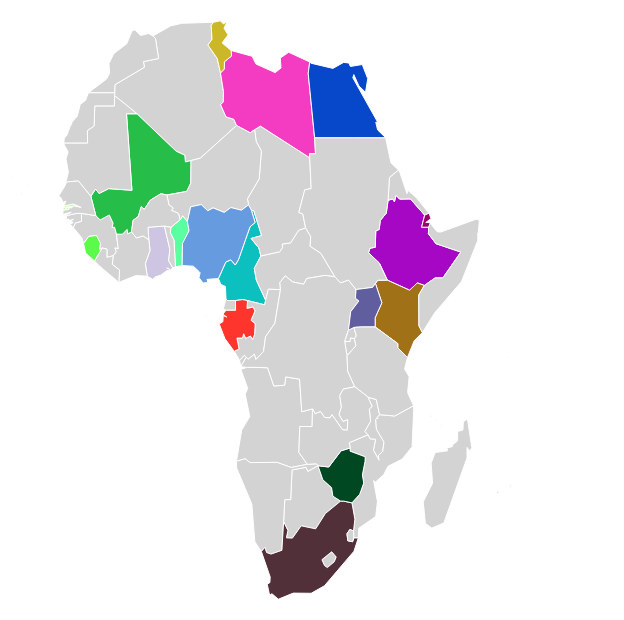

Notebook source saved alongside this figure:
### Markdown cell above
#### A quoi ressemble notre carte ?

On va maintenant, grâce à la librairie *Altair*, afficher notre carte de l'Afrique et colorier par la couleur qu'on a choisit précédemment les pays pour lesquels on a des données.

### Code cell
input_data_total = metadata_raw
continent_map = africa_map.copy()
input_data_total = metadata_raw[["accession", "country"]]


continent_map = africa_map.copy()

# création de notre objet
basemap = (
    alt.Chart(continent_map) #on va travailler sur notre GeoDataFrame d'Afrique
    .mark_geoshape(
        stroke='white', strokeWidth=0.5 #on affiche les délimitations des pays par des lignes blanches
    ).transform_lookup( #on va "merge" notre GeoDataFrame à notre dataset...
        lookup="name", #... par le nom du pays...
        from_=alt.LookupData(input_data_total, "country", ["accession"]) #... en récupérant juste l'info sur son accession number
    ).encode(
        color=alt.condition('datum.accession !== null', #on colorie notre carte si le pays à des séquences
                            alt.Color( 
            'country:N', legend=None                     
       ).scale(
            domain=fixed_domain_countries, range=fixed_range_countries # en utilisant les couleurs définies plus tôt
        ),
                            alt.value('lightgray')) # si le pays n'a pas de séquence, il apparaît en gris

    )
)

#on affiche notre carte
basemap.display()

### Figure 1 — Vega-Lite specification as saved in the notebook (floating-point values rounded to 4 significant figures; data arrays with more than 128 entries replaced by an {"elided": "..."} marker saying what was removed)
{"config": {"view": {"continuousWidth": 300, "continuousHeight": 300}}, "data": {"name": "data-924b03e69c90d8182465cc8c4c65af24"}, "mark": {"type": "geoshape", "stroke": "white", "strokeWidth": 0.5}, "encoding": {"color": {"condition": {"test": "datum.accession !== null", "field": "country", "legend": null, "scale": {"domain": ["South Africa", "Cameroon", "Nigeria", "Gambia", "Kenya", "Gabon", "Ethiopia", "Mali", "Uganda", "Libya", "Egypt", "Ghana", "Tunisia", "Benin", "Zimbabwe", "Sierra Leone", "Djibouti"], "range": ["#523039", "#0bc0be", "#669bdf", "#c1fe9a", "#a07117", "#fe352c", "#a607c5", "#26bd48", "#615e9f", "#f43cc2", "#0747ca", "#cec5e3", "#ccb728", "#5cfea2", "#004822", "#5cfa4a", "#950866"]}, "type": "nominal"}, "value": "lightgray"}}, "transform": [{"lookup": "name", "from": {"data": {"name": "data-bafd24d9d627b128d9c0f69c5398ff8e"}, "key": "country", "fields": ["accession"]}}], "$schema": "https://vega.github.io/schema/vega-lite/v5.17.0.json", "datasets": {"data-924b03e69c90d8182465cc8c4c65af24": [{"id": "DZ", "name": "Algeria", "country": "Algeria", "continent": "Africa", "type": "Feature", "geometry": {"type": "MultiPolygon", "coordinates": [[[[2.96, 36.8], [8.62, 36.94], [8.18, 36.52], [8.25, 34.64], [7.49, 33.89], [9.06, 32.1], [9.54, 30.23], [9.95, 27.82], [9.87, 26.51], [9.4, 26.15], [10.25, 24.61], [11.56, 24.3], [11.99, 23.52], [5.81, 19.45], [4.25, 19.15], [3.33, 18.98], [3.23, 19.82], [1.8, 20.31], [-4.81, 25.0], [-6.66, 26.13], [-8.67, 27.29], [-8.67, 27.67], [-8.67, 28.71], [-3.63, 30.97], [-3.82, 31.7], [-1.18, 32.11], [-1.75, 34.75], [-2.21, 35.09], [0.95, 36.45], [2.96, 36.8]]]]}}, {"id": "AO", "name": "Angola", "country": "Angola", "continent": "Africa", "type": "Feature", "geometry": {"type": "MultiPolygon", "coordinates": [[[[14.0, -5.85], [16.58, -5.9], [17.62, -8.1], [19.37, -8.0], [19.54, -7.0], [21.78, -7.28], [22.25, -11.21], [23.99, -10.87], [24.02, -13.01], [22.0, -13.0], [22.0, -16.17], [23.48, -17.63], [23.28, -17.66], [20.85, -18.02], [18.45, -17.39], [13.99, -17.42], [13.16, -16.95], [11.75, -17.25], [12.51, -13.43], [13.79, -11.79], [12.98, -9.09], [13.39, -8.39], [12.24, -6.1], [13.18, -5.86], [14.0, -5.85]]], [[[13.09, -4.66], [12.21, -5.77], [12.03, -5.01], [12.78, -4.39], [13.09, -4.63], [13.09, -4.66]]]]}}, {"id": "BW", "name": "Botswana", "country": "Botswana", "continent": "Africa", "type": "Feature", "geometry": {"type": "MultiPolygon", "coordinates": [[[[26.96, -23.75], [25.51, -25.68], [23.01, -25.3], [21.67, -26.86], [20.64, -26.83], [20.81, -25.88], [20.0, -24.77], [20.0, -22.01], [20.99, -22.0], [20.99, -18.32], [23.3, -18.0], [23.62, -18.49], [25.26, -17.8], [26.17, -19.53], [27.71, -20.51], [28.02, -21.57], [29.37, -22.19], [26.96, -23.75]]]]}}, {"id": "IO", "name": "British Indian Ocean Territory", "country": "British Indian Ocean Territory", "continent": "Africa", "type": "Feature", "geometry": {"type": "MultiPolygon", "coordinates": [[[[72.49, -7.38], [72.36, -7.27], [72.45, -7.23], [72.49, -7.38]]]]}}, {"id": "BI", "name": "Burundi", "country": "Burundi", "continent": "Africa", "type": "Feature", "geometry": {"type": "MultiPolygon", "coordinates": [[[[29.23, -3.75], [29.02, -2.74], [29.85, -2.76], [29.95, -2.31], [30.57, -2.4], [30.83, -3.26], [29.42, -4.45], [29.23, -3.75]]]]}}, {"id": "CM", "name": "Cameroon", "country": "Cameroon", "continent": "Africa", "type": "Feature", "geometry": {"type": "MultiPolygon", "coordinates": [[[[14.58, 12.74], [15.68, 9.99], [13.96, 9.64], [15.2, 8.49], [15.5, 7.53], [14.42, 6.04], [14.73, 4.62], [16.21, 2.22], [16.07, 1.65], [13.29, 2.16], [12.52, 2.28], [11.34, 2.17], [10.03, 2.17], [9.81, 2.34], [9.72, 3.87], [8.98, 4.1], [8.59, 4.81], [9.8, 6.8], [10.62, 7.07], [11.34, 6.44], [11.86, 7.08], [13.81, 11.06], [14.65, 11.58], [14.07, 13.08], [14.5, 13.0], [14.58, 12.74]]]]}}, {"id": "CV", "name": "Cape Verde", "country": "Cape Verde", "continent": "Africa", "type": "Feature", "geometry": {"type": "MultiPolygon", "coordinates": [[[[-24.37, 14.81], [-24.53, 14.92], [-24.38, 15.05], [-24.37, 14.81]]], [[[-23.45, 14.98], [-23.68, 14.94], [-23.77, 15.25], [-23.45, 14.98]]], [[[-22.71, 16.04], [-22.96, 16.09], [-22.8, 16.24], [-22.71, 16.04]]], [[[-24.03, 16.59], [-24.32, 16.48], [-24.43, 16.64], [-24.03, 16.59]]], [[[-25.28, 16.91], [-25.33, 17.1], [-24.97, 17.11], [-25.28, 16.91]]]]}}, {"id": "CF", "name": "Central African Republic", "country": "Central African Republic", "continent": "Africa", "type": "Feature", "geometry": {"type": "MultiPolygon", "coordinates": [[[[19.06, 8.58], [18.99, 8.96], [20.37, 9.11], [21.72, 10.64], [22.87, 10.92], [23.67, 9.87], [23.52, 8.71], [25.25, 7.85], [27.46, 5.02], [25.89, 5.19], [22.9, 4.82], [22.38, 4.13], [20.59, 4.41], [19.42, 5.13], [18.54, 4.34], [18.62, 3.48], [16.66, 3.53], [16.21, 2.22], [14.73, 4.62], [14.42, 6.04], [15.5, 7.53], [18.59, 8.04], [19.06, 8.58]]]]}}, {"id": "TD", "name": "Chad", "country": "Chad", "continent": "Africa", "type": "Feature", "geometry": {"type": "MultiPolygon", "coordinates": [[[[14.5, 13.0], [14.07, 13.08], [13.63, 13.72], [13.47, 14.46], [15.49, 16.91], [16.0, 20.35], [15.2, 21.5], [15.0, 23.0], [16.0, 23.45], [24.0, 19.5], [24.0, 15.7], [22.94, 15.56], [21.83, 12.8], [22.47, 12.62], [22.87, 10.92], [21.72, 10.64], [20.37, 9.11], [18.99, 8.96], [19.06, 8.58], [18.59, 8.04], [15.5, 7.53], [15.2, 8.49], [13.96, 9.64], [15.68, 9.99], [14.58, 12.74], [14.5, 13.0]]]]}}, {"id": "KM", "name": "Comoros", "country": "Comoros", "continent": "Africa", "type": "Feature", "geometry": {"type": "MultiPolygon", "coordinates": [[[[44.49, -12.09], [44.51, -12.38], [44.21, -12.16], [44.49, -12.09]]], [[[43.46, -11.94], [43.22, -11.76], [43.28, -11.38], [43.46, -11.94]]]]}}, {"id": "YT", "name": "Mayotte", "country": "Mayotte", "continent": "Africa", "type": "Feature", "geometry": {"type": "MultiPolygon", "coordinates": [[[[45.2, -12.85], [45.1, -12.99], [45.08, -12.66], [45.2, -12.85]]]]}}, {"id": "CG", "name": "Congo", "country": "Congo", "continent": "Africa", "type": "Feature", "geometry": {"type": "MultiPolygon", "coordinates": [[[[12.78, -4.39], [12.03, -5.01], [11.14, -3.93], [11.93, -3.64], [11.57, -2.33], [12.48, -2.33], [12.65, -1.82], [13.0, -2.37], [13.76, -2.09], [14.11, -2.49], [14.43, -1.89], [14.52, -0.61], [13.85, -0.2], [14.49, 0.91], [14.19, 1.39], [13.19, 1.22], [13.29, 2.16], [16.07, 1.65], [16.21, 2.22], [16.66, 3.53], [18.62, 3.48], [17.71, -0.54], [16.2, -2.18], [15.89, -3.94], [14.66, -4.91], [14.4, -4.28], [13.41, -4.88], [13.09, -4.63], [12.78, -4.39]]]]}}, {"id": "CD", "name": "The Democratic Republic of Congo", "country": "The Democratic Republic of Congo", "continent": "Africa", "type": "Feature", "geometry": {"type": "MultiPolygon", "coordinates": [[[[25.89, 5.19], [27.46, 5.02], [28.36, 4.29], [29.64, 4.64], [30.86, 3.49], [30.73, 2.45], [31.3, 2.12], [29.96, 0.83], [29.6, -1.39], [29.02, -2.74], [29.23, -3.75], [29.42, -4.45], [29.55, -6.3], [30.77, -8.19], [28.9, -8.48], [28.37, -9.26], [28.7, -10.65], [28.36, -11.55], [29.03, -12.38], [29.81, -12.16], [29.8, -13.45], [29.02, -13.4], [27.2, -11.57], [26.87, -11.97], [26.0, -11.9], [25.33, -11.19], [24.45, -11.46], [23.99, -10.87], [22.25, -11.21], [21.78, -7.28], [19.54, -7.0], [19.37, -8.0], [17.62, -8.1], [16.58, -5.9], [14.0, -5.85], [13.18, -5.86], [12.21, -5.77], [13.09, -4.66], [13.09, -4.63], [13.41, -4.88], [14.4, -4.28], [14.66, -4.91], [15.89, -3.94], [16.2, -2.18], [17.71, -0.54], [18.62, 3.48], [18.54, 4.34], [19.42, 5.13], [20.59, 4.41], [22.38, 4.13], [22.9, 4.82], [25.89, 5.19]]]]}}, {"id": "BJ", "name": "Benin", "country": "Benin", "continent": "Africa", "type": "Feature", "geometry": {"type": "MultiPolygon", "coordinates": [[[[2.48, 6.34], [1.64, 6.22], [1.4, 9.43], [0.78, 10.38], [0.92, 11.0], [2.4, 11.9], [2.84, 12.4], [3.6, 11.69], [3.86, 10.58], [2.79, 9.04], [2.72, 6.37], [2.48, 6.34]]]]}}, {"id": "GQ", "name": "Equatorial Guinea", "country": "Equatorial Guinea", "continent": "Africa", "type": "Feature", "geometry": {"type": "MultiPolygon", "coordinates": [[[[10.03, 2.17], [11.34, 2.17], [11.35, 1.0], [9.8, 1.0], [9.36, 1.17], [9.81, 2.34], [10.03, 2.17]]]]}}, {"id": "ET", "name": "Ethiopia", "country": "Ethiopia", "continent": "Africa", "type": "Feature", "geometry": {"type": "MultiPolygon", "coordinates": [[[[36.54, 14.26], [37.29, 14.45], [37.57, 14.1], [37.91, 14.88], [38.45, 14.42], [40.23, 14.44], [42.4, 12.47], [41.79, 11.01], [42.94, 11.0], [42.85, 10.22], [44.01, 9.01], [47.99, 8.0], [44.95, 4.9], [43.69, 4.89], [41.91, 3.98], [40.78, 4.29], [39.52, 3.41], [35.94, 4.62], [34.7, 6.68], [32.99, 7.92], [33.25, 8.46], [34.12, 8.58], [34.29, 10.55], [34.86, 10.73], [35.1, 11.83], [36.14, 12.71], [36.54, 14.26]]]]}}, {"id": "ER", "name": "Eritrea", "country": "Eritrea", "continent": "Africa", "type": "Feature", "geometry": {"type": "MultiPolygon", "coordinates": [[[[38.8, 17.65], [39.72, 15.08], [39.88, 15.49], [41.17, 14.63], [43.12, 12.71], [42.4, 12.47], [40.23, 14.44], [38.45, 14.42], [37.91, 14.88], [37.57, 14.1], [37.29, 14.45], [36.54, 14.26], [37.0, 17.07], [38.6, 17.99], [38.8, 17.65]]]]}}, {"id": "DJ", "name": "Djibouti", "country": "Djibouti", "continent": "Africa", "type": "Feature", "geometry": {"type": "MultiPolygon", "coordinates": [[[[42.87, 11.59], [43.25, 11.47], [42.94, 11.0], [41.79, 11.01], [42.4, 12.47], [43.12, 12.71], [43.41, 12.06], [42.51, 11.57], [42.87, 11.59]]]]}}, {"id": "GA", "name": "Gabon", "country": "Gabon", "continent": "Africa", "type": "Feature", "geometry": {"type": "MultiPolygon", "coordinates": [[[[12.52, 2.28], [13.29, 2.16], [13.19, 1.22], [14.19, 1.39], [14.49, 0.91], [13.85, -0.2], [14.52, -0.61], [14.43, -1.89], [14.11, -2.49], [13.76, -2.09], [13.0, -2.37], [12.65, -1.82], [12.48, -2.33], [11.57, -2.33], [11.93, -3.64], [11.14, -3.93], [9.62, -2.38], [8.71, -0.64], [9.3, -0.37], [9.35, 0.36], [9.92, 0.19], [9.3, 0.53], [9.8, 1.0], [11.35, 1.0], [11.34, 2.17], [12.52, 2.28]]]]}}, {"id": "GM", "name": "Gambia", "country": "Gambia", "continent": "Africa", "type": "Feature", "geometry": {"type": "MultiPolygon", "coordinates": [[[[-16.73, 13.45], [-16.2, 13.25], [-16.16, 13.43], [-15.3, 13.49], [-16.14, 13.45], [-16.39, 13.33], [-16.57, 13.59], [-15.07, 13.83], [-13.8, 13.41], [-15.11, 13.6], [-15.29, 13.37], [-15.8, 13.35], [-15.81, 13.16], [-16.75, 13.06], [-16.73, 13.45]]]]}}, {"id": "GH", "name": "Ghana", "country": "Ghana", "continent": "Africa", "type": "Feature", "geometry": {"type": "MultiPolygon", "coordinates": [[[[0.64, 5.85], [0.66, 5.75], [0.26, 5.76], [-0.8, 5.21], [-1.61, 5.02], [-2.06, 4.73], [-2.93, 5.1], [-3.25, 6.61], [-2.49, 8.2], [-2.69, 9.48], [-2.83, 11.0], [-0.15, 11.14], [0.73, 8.32], [0.53, 6.95], [1.2, 6.1], [0.69, 5.75], [0.63, 5.95], [0.51, 6.06], [0.41, 6.08], [0.37, 6.04], [0.26, 6.1], [0.21, 6.09], [0.36, 6.02], [0.42, 6.07], [0.49, 6.04], [0.61, 5.95], [0.64, 5.85]]]]}}, {"id": "GN", "name": "Guinea", "country": "Guinea", "continent": "Africa", "type": "Feature", "geometry": {"type": "MultiPolygon", "coordinates": [[[[-13.6, 9.73], [-15.02, 10.96], [-14.69, 11.51], [-13.71, 11.72], [-13.71, 12.68], [-11.37, 12.41], [-10.65, 11.89], [-9.16, 12.49], [-8.53, 11.49], [-8.68, 10.97], [-8.29, 11.01], [-7.97, 10.17], [-7.65, 8.38], [-8.2, 8.5], [-7.95, 8.02], [-8.47, 7.56], [-9.49, 7.36], [-9.48, 8.35], [-10.27, 8.49], [-10.7, 8.3], [-10.57, 9.06], [-11.21, 10.0], [-12.46, 9.89], [-13.3, 9.03], [-13.6, 9.73]]]]}}, {"id": "CI", "name": "Ivory Coast", "country": "Ivory Coast", "continent": "Africa", "type": "Feature", "geometry": {"type": "MultiPolygon", "coordinates": [[[[-4.79, 5.17], [-7.53, 4.35], [-7.42, 5.84], [-8.61, 6.51], [-8.47, 7.56], [-7.95, 8.02], [-8.2, 8.5], [-7.65, 8.38], [-7.97, 10.17], [-6.99, 10.15], [-6.24, 10.74], [-6.11, 10.2], [-5.52, 10.44], [-4.7, 9.7], [-3.63, 9.95], [-2.69, 9.48], [-2.49, 8.2], [-3.25, 6.61], [-2.93, 5.1], [-4.79, 5.17]]]]}}, {"id": "KE", "name": "Kenya", "country": "Kenya", "continent": "Africa", "type": "Feature", "geometry": {"type": "MultiPolygon", "coordinates": [[[[35.94, 4.62], [39.52, 3.41], [40.78, 4.29], [41.91, 3.98], [40.99, 2.83], [41.0, -0.87], [41.56, -1.67], [40.24, -2.66], [39.2, -4.67], [37.61, -3.5], [37.6, -3.0], [33.92, -1.0], [33.91, 0.1], [35.01, 1.9], [34.0, 4.22], [34.39, 4.61], [35.94, 4.62]]]]}}, {"id": "LS", "name": "Lesotho", "country": "Lesotho", "continent": "Africa", "type": "Feature", "geometry": {"type": "MultiPolygon", "coordinates": [[[[27.56, -30.4], [27.01, -29.63], [28.57, -28.61], [29.43, -29.28], [29.17, -29.91], [28.08, -30.65], [27.56, -30.4]]]]}}, {"id": "LR", "name": "Liberia", "country": "Liberia", "continent": "Africa", "type": "Feature", "geometry": {"type": "MultiPolygon", "coordinates": [[[[-10.81, 6.4], [-11.49, 6.93], [-10.27, 8.49], [-9.48, 8.35], [-9.49, 7.36], [-8.47, 7.56], [-8.61, 6.51], [-7.42, 5.84], [-7.53, 4.35], [-10.81, 6.4]]]]}}, {"id": "LY", "name": "Libya", "country": "Libya", "continent": "Africa", "type": "Feature", "geometry": {"type": "MultiPolygon", "coordinates": [[[[9.95, 27.82], [9.54, 30.23], [10.21, 30.73], [10.29, 31.69], [11.57, 32.44], [11.53, 33.17], [15.17, 32.4], [15.76, 31.39], [19.0, 30.27], [20.06, 30.86], [20.08, 32.18], [21.62, 32.93], [25.15, 31.65], [24.71, 30.17], [25.0, 22.0], [25.0, 20.0], [24.0, 20.0], [24.0, 19.5], [16.0, 23.45], [15.0, 23.0], [14.23, 22.61], [11.99, 23.52], [11.56, 24.3], [10.25, 24.61], [9.4, 26.15], [9.87, 26.51], [9.95, 27.82]]]]}}, {"id": "MG", "name": "Madagascar", "country": "Madagascar", "continent": "Africa", "type": "Feature", "geometry": {"type": "MultiPolygon", "coordinates": [[[[49.36, -12.09], [50.43, -15.58], [50.17, -15.98], [49.63, -15.56], [49.79, -16.83], [47.13, -24.93], [45.21, -25.59], [44.02, -24.99], [43.24, -22.28], [44.48, -19.97], [43.94, -17.48], [44.46, -16.18], [46.48, -15.97], [46.34, -15.62], [47.22, -15.45], [47.45, -14.67], [47.43, -15.11], [48.0, -14.77], [47.91, -13.6], [48.74, -13.43], [48.73, -12.43], [49.36, -12.09]]]]}}, {"id": "MW", "name": "Malawi", "country": "Malawi", "continent": "Africa", "type": "Feature", "geometry": {"type": "MultiPolygon", "coordinates": [[[[34.73, -12.1], [34.7, -12.08], [34.72, -12.03], [34.75, -12.04], [34.73, -12.1]]], [[[34.62, -12.04], [34.6, -12.01], [34.63, -12.01], [34.62, -12.04]]], [[[33.13, -9.49], [34.33, -9.73], [34.97, -11.57], [34.38, -12.16], [34.57, -13.34], [35.92, -14.89], [35.81, -16.02], [35.14, -16.55], [35.29, -17.13], [34.26, -15.9], [34.52, -14.57], [33.63, -14.54], [33.22, -14.01], [32.68, -13.61], [33.55, -12.36], [33.25, -10.89], [33.7, -10.56], [32.94, -9.41], [33.13, -9.49]]]]}}, {"id": "ML", "name": "Mali", "country": "Mali", "continent": "Africa", "type": "Feature", "geometry": {"type": "MultiPolygon", "coordinates": [[[[-8.53, 11.49], [-9.16, 12.49], [-10.65, 11.89], [-11.37, 12.41], [-12.24, 14.76], [-11.49, 15.65], [-10.9, 15.11], [-9.34, 15.7], [-5.5, 15.5], [-6.58, 25.0], [-4.81, 25.0], [1.8, 20.31], [3.23, 19.82], [3.33, 18.98], [4.25, 19.15], [4.25, 18.65], [4.2, 16.39], [3.52, 15.36], [0.24, 14.92], [-0.73, 15.08], [-2.47, 14.29], [-3.44, 13.17], [-3.96, 13.5], [-4.42, 12.3], [-5.27, 11.84], [-5.52, 10.44], [-6.11, 10.2], [-6.24, 10.74], [-6.99, 10.15], [-7.97, 10.17], [-8.29, 11.01], [-8.68, 10.97], [-8.53, 11.49]]]]}}, {"id": "MR", "name": "Mauritania", "country": "Mauritania", "continent": "Africa", "type": "Feature", "geometry": {"type": "MultiPolygon", "coordinates": [[[[-6.66, 26.13], [-4.81, 25.0], [-6.58, 25.0], [-5.5, 15.5], [-9.34, 15.7], [-10.9, 15.11], [-11.49, 15.65], [-12.24, 14.76], [-14.35, 16.64], [-16.28, 16.52], [-16.53, 16.06], [-16.04, 17.73], [-16.51, 19.35], [-16.2, 20.22], [-16.92, 21.16], [-17.05, 20.76], [-16.95, 21.34], [-15.74, 21.34], [-13.0, 21.34], [-13.11, 22.89], [-12.0, 23.45], [-12.0, 26.0], [-8.67, 26.0], [-8.67, 27.29], [-6.66, 26.13]]]]}}, {"id": "MU", "name": "Mauritius", "country": "Mauritius", "continent": "Africa", "type": "Feature", "geometry": {"type": "MultiPolygon", "coordinates": [[[[57.57, -20.51], [57.3, -20.45], [57.62, -19.99], [57.57, -20.51]]]]}}, {"id": "MA", "name": "Morocco", "country": "Morocco", "continent": "Africa", "type": "Feature", "geometry": {"type": "MultiPolygon", "coordinates": [[[[-9.05, 32.73], [-6.81, 34.05], [-5.92, 35.79], [-5.4, 35.92], [-4.42, 35.15], [-2.99, 35.42], [-2.21, 35.09], [-1.75, 34.75], [-1.18, 32.11], [-3.82, 31.7], [-3.63, 30.97], [-8.67, 28.71], [-8.67, 27.67], [-13.17, 27.67], [-10.14, 29.43], [-9.64, 30.17], [-9.81, 31.45], [-9.05, 32.73]]]]}}, {"id": "MZ", "name": "Mozambique", "country": "Mozambique", "continent": "Africa", "type": "Feature", "geometry": {"type": "MultiPolygon", "coordinates": [[[[40.5, -11.03], [40.59, -15.48], [39.09, -16.99], [36.84, -17.88], [36.25, -18.89], [34.9, -19.86], [34.62, -19.62], [35.55, -22.23], [35.5, -24.11], [32.81, -25.61], [32.89, -26.85], [32.13, -26.84], [31.97, -25.96], [32.02, -24.46], [31.3, -22.41], [32.49, -21.34], [33.02, -19.94], [32.7, -18.94], [32.99, -17.27], [32.98, -16.71], [30.42, -16.01], [30.42, -15.63], [30.21, -14.98], [33.22, -14.01], [33.63, -14.54], [34.52, -14.57], [34.26, -15.9], [35.29, -17.13], [35.14, -16.55], [35.81, -16.02], [35.92, -14.89], [34.57, -13.34], [34.38, -12.16], [34.97, -11.57], [37.46, -11.73], [40.44, -10.48], [40.5, -11.03]], [[34.6, -12.01], [34.62, -12.04], [34.63, -12.01], [34.6, -12.01]], [[34.72, -12.03], [34.7, -12.08], [34.73, -12.1], [34.75, -12.04], [34.72, -12.03]]]]}}, {"id": "NA", "name": "Namibia", "country": "Namibia", "continent": "Africa", "type": "Feature", "geometry": {"type": "MultiPolygon", "coordinates": [[[[23.28, -17.66], [23.48, -17.63], [24.97, -17.56], [25.26, -17.8], [23.62, -18.49], [23.3, -18.0], [20.99, -18.32], [20.99, -22.0], [20.0, -22.01], [20.0, -24.77], [20.0, -28.42], [18.18, -28.91], [17.4, -28.71], [17.06, -28.03], [16.49, -28.58], [15.29, -27.32], [14.51, -22.55], [11.8, -18.08], [11.75, -17.25], [13.16, -16.95], [13.99, -17.42], [18.45, -17.39], [20.85, -18.02], [23.28, -17.66]]]]}}, {"id": "NE", "name": "Niger", "country": "Niger", "continent": "Africa", "type": "Feature", "geometry": {"type": "MultiPolygon", "coordinates": [[[[4.25, 18.65], [4.25, 19.15], [5.81, 19.45], [11.99, 23.52], [14.23, 22.61], [15.0, 23.0], [15.2, 21.5], [16.0, 20.35], [15.49, 16.91], [13.47, 14.46], [13.63, 13.72], [12.46, 13.07], [10.72, 13.39], [9.63, 12.8], [7.82, 13.35], [6.93, 13.0], [5.87, 13.75], [4.14, 13.48], [3.6, 11.69], [2.84, 12.4], [2.4, 11.9], [2.14, 12.69], [0.99, 13.05], [1.29, 13.35], [0.6, 13.7], [0.24, 14.92], [3.52, 15.36], [4.2, 16.39], [4.25, 18.65]]]]}}, {"id": "NG", "name": "Nigeria", "country": "Nigeria", "continent": "Africa", "type": "Feature", "geometry": {"type": "MultiPolygon", "coordinates": [[[[5.87, 13.75], [6.93, 13.0], [7.82, 13.35], [9.63, 12.8], [10.72, 13.39], [12.46, 13.07], [13.63, 13.72], [14.07, 13.08], [14.65, 11.58], [13.81, 11.06], [11.86, 7.08], [11.34, 6.44], [10.62, 7.07], [9.8, 6.8], [8.59, 4.81], [6.96, 4.73], [7.01, 4.37], [6.77, 4.77], [6.85, 4.35], [6.1, 4.27], [5.45, 4.92], [5.64, 5.54], [5.26, 5.44], [5.5, 5.62], [4.53, 6.3], [2.72, 6.37], [2.79, 9.04], [3.86, 10.58], [3.6, 11.69], [4.14, 13.48], [5.87, 13.75]]]]}}, {"id": "GW", "name": "Guinea-Bissau", "country": "Guinea-Bissau", "continent": "Africa", "type": "Feature", "geometry": {"type": "MultiPolygon", "coordinates": [[[[-14.52, 12.68], [-13.71, 12.68], [-13.71, 11.72], [-14.69, 11.51], [-15.02, 10.96], [-15.51, 11.34], [-15.03, 11.59], [-15.56, 11.72], [-15.0, 11.97], [-15.96, 11.73], [-15.7, 12.0], [-16.25, 11.93], [-16.11, 12.33], [-16.72, 12.32], [-14.52, 12.68]]]]}}, {"id": "RE", "name": "Reunion", "country": "Reunion", "continent": "Africa", "type": "Feature", "geometry": {"type": "MultiPolygon", "coordinates": [[[[55.71, -21.0], [55.67, -21.37], [55.22, -21.03], [55.71, -21.0]]]]}}, {"id": "RW", "name": "Rwanda", "country": "Rwanda", "continent": "Africa", "type": "Feature", "geometry": {"type": "MultiPolygon", "coordinates": [[[[29.95, -2.31], [29.85, -2.76], [29.02, -2.74], [29.6, -1.39], [30.48, -1.06], [30.89, -2.08], [30.57, -2.4], [29.95, -2.31]]]]}}, {"id": "SH", "name": "Saint Helena", "country": "Saint Helena", "continent": "Africa", "type": "Feature", "geometry": {"type": "MultiPolygon", "coordinates": [[[[-5.66, -15.99], [-5.79, -15.99], [-5.7, -15.9], [-5.66, -15.99]]]]}}, {"id": "ST", "name": "Sao Tome and Principe", "country": "Sao Tome and Principe", "continent": "Africa", "type": "Feature", "geometry": {"type": "MultiPolygon", "coordinates": [[[[6.52, 0.02], [6.47, 0.26], [6.69, 0.4], [6.52, 0.02]]], [[[7.42, 1.56], [7.33, 1.61], [7.41, 1.7], [7.42, 1.56]]]]}}, {"id": "SN", "name": "Senegal", "country": "Senegal", "continent": "Africa", "type": "Feature", "geometry": {"type": "MultiPolygon", "coordinates": [[[[-17.15, 14.61], [-17.54, 14.76], [-16.53, 16.06], [-16.28, 16.52], [-14.35, 16.64], [-12.24, 14.76], [-11.37, 12.41], [-13.71, 12.68], [-14.52, 12.68], [-16.72, 12.32], [-15.39, 12.83], [-16.76, 12.56], [-16.75, 13.06], [-15.81, 13.16], [-15.8, 13.35], [-15.29, 13.37], [-15.11, 13.6], [-13.8, 13.41], [-15.07, 13.83], [-16.57, 13.59], [-16.36, 14.17], [-16.78, 14.01], [-17.15, 14.61]]]]}}, {"id": "SC", "name": "Seychelles", "country": "Seychelles", "continent": "Africa", "type": "Feature", "geometry": {"type": "MultiPolygon", "coordinates": [[[[55.54, -4.76], [55.38, -4.63], [55.46, -4.55], [55.54, -4.76]]]]}}, {"id": "SL", "name": "Sierra Leone", "country": "Sierra Leone", "continent": "Africa", "type": "Feature", "geometry": {"type": "MultiPolygon", "coordinates": [[[[-11.21, 10.0], [-10.57, 9.06], [-10.7, 8.3], [-10.27, 8.49], [-11.49, 6.93], [-12.96, 7.9], [-13.3, 9.03], [-12.46, 9.89], [-11.21, 10.0]]]]}}, {"id": "SO", "name": "Somalia", "country": "Somalia", "continent": "Africa", "type": "Feature", "geometry": {"type": "MultiPolygon", "coordinates": [[[[42.94, 11.0], [43.25, 11.47], [44.28, 10.45], [44.9, 10.42], [50.77, 11.98], [51.28, 11.84], [51.01, 10.44], [51.41, 10.45], [50.9, 10.32], [50.84, 9.43], [47.95, 4.46], [43.49, 0.65], [41.56, -1.67], [41.0, -0.87], [40.99, 2.83], [41.91, 3.98], [43.69, 4.89], [44.95, 4.9], [47.99, 8.0], [44.01, 9.01], [42.85, 10.22], [42.94, 11.0]]]]}}, {"id": "ZA", "name": "South Africa", "country": "South Africa", "continent": "Africa", "type": "Feature", "geometry": {"type": "MultiPolygon", "coordinates": [[[[29.89, -22.19], [31.3, -22.41], [32.02, -24.46], [31.97, -25.96], [31.33, -25.75], [30.9, -26.31], [31.16, -27.2], [31.99, -27.32], [32.13, -26.84], [32.89, -26.85], [32.39, -28.54], [27.9, -33.04], [25.7, -34.03], [22.54, -34.01], [20.0, -34.82], [18.79, -34.09], [18.4, -34.3], [17.85, -32.83], [18.29, -32.62], [18.28, -31.89], [16.49, -28.58], [17.06, -28.03], [17.4, -28.71], [18.18, -28.91], [20.0, -28.42], [20.0, -24.77], [20.81, -25.88], [20.64, -26.83], [21.67, -26.86], [23.01, -25.3], [25.51, -25.68], [26.96, -23.75], [29.37, -22.19], [29.89, -22.19]], [[28.57, -28.61], [27.01, -29.63], [27.56, -30.4], [28.08, -30.65], [29.17, -29.91], [29.43, -29.28], [28.57, -28.61]]]]}}, {"id": "ZW", "name": "Zimbabwe", "country": "Zimbabwe", "continent": "Africa", "type": "Feature", "geometry": {"type": "MultiPolygon", "coordinates": [[[[32.99, -17.27], [32.7, -18.94], [33.02, -19.94], [32.49, -21.34], [31.3, -22.41], [29.89, -22.19], [29.37, -22.19], [28.02, -21.57], [27.71, -20.51], [26.17, -19.53], [25.26, -17.8], [27.04, -17.96], [28.93, -15.97], [30.42, -15.63], [30.42, -16.01], [32.98, -16.71], [32.99, -17.27]]]]}}, {"id": "EH", "name": "Western Sahara", "country": "Western Sahara", "continent": "Africa", "type": "Feature", "geometry": {"type": "MultiPolygon", "coordinates": [[[[-15.74, 21.34], [-16.95, 21.34], [-17.05, 20.76], [-16.92, 21.94], [-16.49, 22.33], [-16.36, 22.57], [-16.28, 22.9], [-16.16, 22.99], [-16.18, 23.08], [-16.08, 23.32], [-15.77, 23.78], [-15.78, 23.91], [-16.01, 23.67], [-15.84, 23.9], [-15.58, 24.06], [-15.18, 24.49], [-15.03, 24.54], [-14.9, 24.69], [-14.48, 26.17], [-13.57, 26.73], [-13.17, 27.67], [-8.67, 27.67], [-8.67, 27.29], [-8.67, 26.0], [-12.0, 26.0], [-12.0, 23.45], [-13.11, 22.89], [-13.0, 21.34], [-15.74, 21.34]]]]}}, {"id": "SD", "name": "Sudan", "country": "Sudan", "continent": "Africa", "type": "Feature", "geometry": {"type": "MultiPolygon", "coordinates": [[[[31.45, 22.0], [36.89, 22.0], [37.43, 18.86], [38.6, 17.99], [37.0, 17.07], [36.54, 14.26], [36.14, 12.71], [35.1, 11.83], [34.86, 10.73], [34.29, 10.55], [34.12, 8.58], [33.25, 8.46], [32.99, 7.92], [34.7, 6.68], [35.94, 4.62], [34.39, 4.61], [34.0, 4.22], [33.52, 3.75], [30.86, 3.49], [29.64, 4.64], [28.36, 4.29], [27.46, 5.02], [25.25, 7.85], [23.52, 8.71], [23.67, 9.87], [22.87, 10.92], [22.47, 12.62], [21.83, 12.8], [22.94, 15.56], [24.0, 15.7], [24.0, 19.5], [24.0, 20.0], [25.0, 20.0], [25.0, 22.0], [31.45, 22.0]]]]}}, {"id": "SZ", "name": "Swaziland", "country": "Swaziland", "continent": "Africa", "type": "Feature", "geometry": {"type": "MultiPolygon", "coordinates": [[[[30.9, -26.31], [31.33, -25.75], [31.97, -25.96], [32.13, -26.84], [31.99, -27.32], [31.16, -27.2], [30.9, -26.31]]]]}}, {"id": "TG", "name": "Togo", "country": "Togo", "continent": "Africa", "type": "Feature", "geometry": {"type": "MultiPolygon", "coordinates": [[[[1.4, 9.43], [1.64, 6.22], [1.2, 6.1], [0.53, 6.95], [0.73, 8.32], [-0.15, 11.14], [0.92, 11.0], [0.78, 10.38], [1.4, 9.43]]]]}}, {"id": "TN", "name": "Tunisia", "country": "Tunisia", "continent": "Africa", "type": "Feature", "geometry": {"type": "MultiPolygon", "coordinates": [[[[9.85, 37.14], [10.38, 36.72], [11.07, 37.05], [10.46, 36.12], [11.13, 35.24], [10.01, 34.17], [11.53, 33.17], [11.57, 32.44], [10.29, 31.69], [10.21, 30.73], [9.54, 30.23], [9.06, 32.1], [7.49, 33.89], [8.25, 34.64], [8.18, 36.52], [8.62, 36.94], [9.85, 37.14]]]]}}, {"id": "UG", "name": "Uganda", "country": "Uganda", "continent": "Africa", "type": "Feature", "geometry": {"type": "MultiPolygon", "coordinates": [[[[34.0, 4.22], [35.01, 1.9], [33.91, 0.1], [33.92, -1.0], [31.68, -1.0], [30.48, -1.06], [29.6, -1.39], [29.96, 0.83], [31.3, 2.12], [30.73, 2.45], [30.86, 3.49], [33.52, 3.75], [34.0, 4.22]]]]}}, {"id": "EG", "name": "Egypt", "country": "Egypt", "continent": "Africa", "type": "Feature", "geometry": {"type": "MultiPolygon", "coordinates": [[[[25.32, 31.5], [29.07, 30.82], [31.03, 31.6], [31.92, 31.53], [32.14, 31.07], [34.22, 31.32], [34.27, 31.22], [34.9, 29.49], [34.25, 27.73], [33.24, 28.55], [32.57, 30.01], [32.34, 29.6], [35.81, 23.92], [35.48, 23.94], [35.67, 22.97], [36.89, 22.0], [31.45, 22.0], [25.0, 22.0], [24.71, 30.17], [25.15, 31.65], [25.32, 31.5]]]]}}, {"id": "TZ", "name": "Tanzania", "country": "Tanzania", "continent": "Africa", "type": "Feature", "geometry": {"type": "MultiPolygon", "coordinates": [[[[31.68, -1.0], [33.92, -1.0], [37.6, -3.0], [37.61, -3.5], [39.2, -4.67], [38.78, -6.05], [39.55, -6.99], [39.39, -8.9], [40.44, -10.48], [37.46, -11.73], [34.97, -11.57], [34.33, -9.73], [33.13, -9.49], [32.94, -9.41], [30.77, -8.19], [29.55, -6.3], [29.42, -4.45], [30.83, -3.26], [30.57, -2.4], [30.89, -2.08], [30.48, -1.06], [31.68, -1.0]]]]}}, {"id": "BF", "name": "Burkina Faso", "country": "Burkina Faso", "continent": "Africa", "type": "Feature", "geometry": {"type": "MultiPolygon", "coordinates": [[[[-2.83, 11.0], [-2.69, 9.48], [-3.63, 9.95], [-4.7, 9.7], [-5.52, 10.44], [-5.27, 11.84], [-4.42, 12.3], [-3.96, 13.5], [-3.44, 13.17], [-2.47, 14.29], [-0.73, 15.08], [0.24, 14.92], [0.6, 13.7], [1.29, 13.35], [0.99, 13.05], [2.14, 12.69], [2.4, 11.9], [0.92, 11.0], [-0.15, 11.14], [-2.83, 11.0]]]]}}, {"id": "ZM", "name": "Zambia", "country": "Zambia", "continent": "Africa", "type": "Feature", "geometry": {"type": "MultiPolygon", "coordinates": [[[[24.97, -17.56], [23.48, -17.63], [22.0, -16.17], [22.0, -13.0], [24.02, -13.01], [23.99, -10.87], [24.45, -11.46], [25.33, -11.19], [26.0, -11.9], [26.87, -11.97], [27.2, -11.57], [29.02, -13.4], [29.8, -13.45], [29.81, -12.16], [29.03, -12.38], [28.36, -11.55], [28.7, -10.65], [28.37, -9.26], [28.9, -8.48], [30.77, -8.19], [32.94, -9.41], [33.7, -10.56], [33.25, -10.89], [33.55, -12.36], [32.68, -13.61], [33.22, -14.01], [30.21, -14.98], [30.42, -15.63], [28.93, -15.97], [27.04, -17.96], [25.26, -17.8], [24.97, -17.56]]]]}}], "data-bafd24d9d627b128d9c0f69c5398ff8e": {"elided": "597 records"}}}
